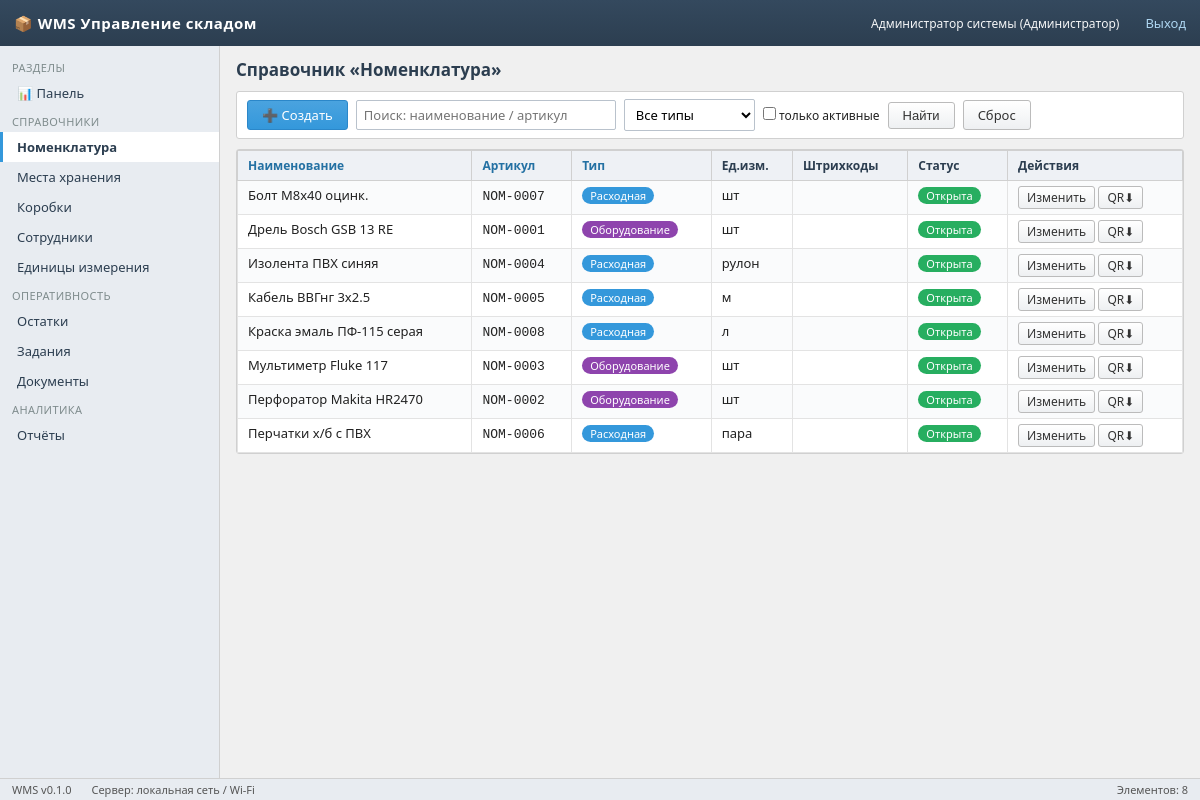
The app's page /nomenclature (signed in) with its own data.
### app/models/models.py (models this page shows)
class User(Base):
    __tablename__ = "users"
    id: Mapped[int] = mapped_column(primary_key=True)
    username: Mapped[str] = mapped_column(String(64), unique=True, index=True)
    password_hash: Mapped[str] = mapped_column(String(128), default="")
    full_name: Mapped[str] = mapped_column(String(128), default="")
    role: Mapped[str] = mapped_column(String(16), default="worker")  # admin/controller/worker
    pin_code: Mapped[str] = mapped_column(String(8), default="")
    is_active: Mapped[bool] = mapped_column(Boolean, default=True)
    created_at: Mapped[datetime] = mapped_column(DateTime, default=datetime.utcnow)
    employee = relationship("Employee", back_populates="user", uselist=False)

class Nomenclature(Base):
    __tablename__ = "nomenclature"
    id: Mapped[int] = mapped_column(primary_key=True)
    name: Mapped[str] = mapped_column(String(256), index=True)
    sku: Mapped[str] = mapped_column(String(64), unique=True, index=True)
    type: Mapped[str] = mapped_column(String(16), default="consumable")  # consumable/asset
    unit_id: Mapped[int | None] = mapped_column(ForeignKey("units.id"))
    description: Mapped[str] = mapped_column(Text, default="")
    photo_path: Mapped[str] = mapped_column(String(256), default="")
    is_active: Mapped[bool] = mapped_column(Boolean, default=True)
    created_at: Mapped[datetime] = mapped_column(DateTime, default=datetime.utcnow)
    updated_at: Mapped[datetime] = mapped_column(DateTime, default=datetime.utcnow,
                                                 onupdate=datetime.utcnow)
    unit = relationship("Unit")
    instances = relationship("AssetInstance", back_populates="nomenclature")

class Unit(Base):
    __tablename__ = "units"
    id: Mapped[int] = mapped_column(primary_key=True)
    code: Mapped[str] = mapped_column(String(16), unique=True)
    name: Mapped[str] = mapped_column(String(64))

### app/api/dicts.py (the view)
@router.get("/nomenclature", response_class=HTMLResponse)
def nomenclature_list(request: Request, q: str = "", typ: str = "", only_active: str = "",
                      sort: str = "name", db: Session = Depends(get_db)):
    u = require_role(request, db, ROLE)
    if not u:
        return redir_login()
    query = db.query(Nomenclature)
    if q:
        like = f"%{q}%"
        query = query.filter((Nomenclature.name.ilike(like)) | (Nomenclature.sku.ilike(like)))
    if typ in ("consumable", "asset"):
        query = query.filter(Nomenclature.type == typ)
    if only_active:
        query = query.filter(Nomenclature.is_active == True)  # noqa: E712
    col = {"name": Nomenclature.name, "sku": Nomenclature.sku, "type": Nomenclature.type}.get(
        sort, Nomenclature.name)
    items = query.order_by(col).all()
    return templates.TemplateResponse("nomenclature_list.html", {
        "request": request, "user": u, "items": items, "q": q, "typ": typ,
        "only_active": only_active, "sort": sort, "app_title": "WMS Управление складом",
        "active": "nomenclature"})

### app/templates/nomenclature_list.html (shortened to what this page needs)
{% extends "base.html" %}
{% block content %}
<div class="page-head"><h1>Справочник «Номенклатура»</h1></div>
<div class="toolbar">
  <a class="btn btn-primary" href="/nomenclature/new/form">➕ Создать</a>
  <form method="get" style="display:flex;gap:8px;align-items:center">
    <input type="text" name="q" placeholder="Поиск: наименование / артикул" value="{{ q }}" style="width:260px">
    <select name="typ">
      <option value="">Все типы</option>
    </select>
    <label style="font-size:12px"><input type="checkbox" name="only_active" {% if only_active %}checked{% endif %}> только активные</label>
    <button class="btn">Найти</button>
    <a class="btn" href="/nomenclature">Сброс</a>
  </form>
</div>
<div class="panel">
<table class="grid">
  <tr>
    <th><a href="?q={{q}}&typ={{typ}}&sort=name">Наименование</a></th>
    <th><a href="?q={{q}}&typ={{typ}}&sort=sku">Артикул</a></th>
    <th><a href="?q={{q}}&typ={{typ}}&sort=type">Тип</a></th>
    <th>Ед.изм.</th><th>Штрихкоды</th><th>Статус</th><th>Действия</th>
  </tr>
  {% for n in items %}
  <tr class="clickable" onclick="location='/nomenclature/{{ n.id }}'">
    <td>{{ n.name }}</td>
    <td><code>{{ n.sku }}</code></td>
    <td>{% if n.type=='asset' %}<span class="badge purple">Оборудование</span>{% else %}<span class="badge blue">Расходная</span>{% endif %}</td>
    <td>{{ n.unit.code if n.unit else '—' }}</td>
    <td class="center">{{ n.barcodes|length if n.barcodes is defined else '' }}</td>
    <td>{% if n.is_active %}<span class="badge green">Открыта</span>{% else %}<span class="badge gray">Закрыта</span>{% endif %}</td>
    <td onclick="event.stopPropagation()">
      <a class="btn btn-sm" href="/nomenclature/{{ n.id }}/edit">Изменить</a>
      <a class="btn btn-sm" href="/nomenclature/{{ n.id }}/qr.png?dl=1" title="Скачать QR">QR⬇</a>
    </td>
  </tr>
  {% else %}
  <tr><td colspan="7" class="muted center">Ничего не найдено</td></tr>
  {% endfor %}
</table>
</div>
{% endblock %}
{% block status_right %}Элементов: {{ items|length }}{% endblock %}

### app/templates/base.html (shortened to what this page needs)
<!doctype html>
<html lang="ru">
<head>
<link rel="stylesheet" href="/static/wms.css">
</head>
<body>
<div class="topbar">
  <span class="logo">📦 {{ app_title }}</span>
  {% if user %}
    <span class="user">{{ user.full_name or user.username }}
      ({{ {'admin':'Администратор','controller':'Контролёр','worker':'Складской рабочий'}[user.role] }})</span>
    <a href="/logout">Выход</a>
  {% endif %}
</div>
{% if user %}
<nav class="sidebar">
  <div class="section">Разделы</div>
  <a class="nav-item {% if active=='dashboard' %}active{% endif %}" href="/">📊 Панель</a>
  <div class="section">Справочники</div>
  <a class="nav-item {% if active=='nomenclature' %}active{% endif %}" href="/nomenclature">Номенклатура</a>
  <a class="nav-item {% if active=='locations' %}active{% endif %}" href="/locations">Места хранения</a>
  <a class="nav-item {% if active=='boxes' %}active{% endif %}" href="/boxes">Коробки</a>
  <a class="nav-item {% if active=='employees' %}active{% endif %}" href="/employees">Сотрудники</a>
  <a class="nav-item {% if active=='units' %}active{% endif %}" href="/units">Единицы измерения</a>
  <div class="section">Оперативность</div>
  <a class="nav-item {% if active=='stock' %}active{% endif %}" href="/stock">Остатки</a>
  <a class="nav-item {% if active=='tasks' %}active{% endif %}" href="/tasks">Задания</a>
  <a class="nav-item {% if active=='documents' %}active{% endif %}" href="/documents">Документы</a>
  <div class="section">Аналитика</div>
  <a class="nav-item {% if active=='reports' %}active{% endif %}" href="/reports">Отчёты</a>
</nav>
{% endif %}
<main class="main" {% if not user %}style="margin-left:0"{% endif %}>
{% block content %}{% endblock %}
</main>
<div class="statusbar">
  <span>WMS v0.1.0</span>
  <span>Сервер: локальная сеть / Wi-Fi</span>
  <span style="margin-left:auto">{% block status_right %}Готов{% endblock %}</span>
</div>
</body>
</html>

### app/static/wms.css (style rules this page uses)
:root { --bg: #f0f0f0; --panel: #ffffff; --head: #2c3e50; --btn: #3498db; --ok: #27ae60; --danger: #e74c3c; --border: #d0d0d0; }
* { box-sizing: border-box; margin: 0; padding: 0; }
body { font-family: "Segoe UI", Tahoma, Arial, sans-serif; background: var(--bg); color: #222; font-size: 13px; }
a { color: #2471a3; text-decoration: none; }
.topbar { height: 46px; background: linear-gradient(#34495e, #2c3e50); color: #fff; display: flex; align-items: center; padding: 0 14px; gap: 14px; position: fixed; top: 0; left: 0; right: 0; z-index: 100; }
.topbar .logo { font-weight: bold; font-size: 15px; letter-spacing: .5px; }
.topbar .user { font-size: 12px; opacity: .95; }
.topbar a { color: #aed6f1; margin-left: 12px; }
.sidebar { position: fixed; top: 46px; bottom: 22px; left: 0; width: 220px; background: #e8ecf1; border-right: 1px solid var(--border); overflow-y: auto; padding: 8px 0; }
.sidebar .section { padding: 6px 12px 3px; font-size: 11px; color: #7f8c8d; text-transform: uppercase; letter-spacing: .4px; }
.sidebar a.nav-item { display: block; padding: 6px 14px; color: #2c3e50; border-left: 3px solid transparent; }
.sidebar a.nav-item.active { background: #fff; border-left-color: var(--btn); font-weight: 600; }
.main { margin: 46px 0 22px 220px; padding: 12px 16px; }
.page-head { display: flex; align-items: center; gap: 10px; margin-bottom: 10px; }
.page-head h1 { font-size: 17px; color: var(--head); }
.toolbar { background: var(--panel); border: 1px solid var(--border); border-radius: 3px; padding: 7px 10px; margin-bottom: 10px; display: flex; gap: 8px; align-items: center; flex-wrap: wrap; }
.btn { display: inline-block; padding: 5px 14px; border-radius: 3px; border: 1px solid #bbb; background: linear-gradient(#fff, #eef0f2); color: #333; cursor: pointer; font-size: 13px; }
.btn-primary { background: linear-gradient(#4aa3df, var(--btn)); border-color: #2b87c9; color: #fff; }
.btn-sm { padding: 2px 8px; font-size: 12px; }
.panel { background: var(--panel); border: 1px solid var(--border); border-radius: 3px; margin-bottom: 12px; }
table.grid { width: 100%; border-collapse: collapse; }
table.grid th { background: #eef1f5; color: var(--head); text-align: left; padding: 6px 10px; border: 1px solid var(--border); font-size: 12px; white-space: nowrap; }
table.grid td { padding: 5px 10px; border: 1px solid #e3e3e3; vertical-align: top; }
table.grid tr:nth-child(even) td { background: #fafbfc; }
table.grid tr.clickable { cursor: pointer; }
input[type=text], input[type=password], input[type=number], input[type=date], select, textarea { border: 1px solid #b9c2cc; border-radius: 2px; padding: 5px 7px; font-size: 13px; background: #fff; font-family: inherit; }
.badge { display: inline-block; padding: 1px 8px; border-radius: 9px; font-size: 11px; color: #fff; background: #95a5a6; white-space: nowrap; }
.badge.green { background: var(--ok); }
.badge.blue { background: var(--btn); }
.badge.purple { background: #8e44ad; }
.statusbar { position: fixed; bottom: 0; left: 0; right: 0; height: 22px; line-height: 22px; background: #e8ecf1; border-top: 1px solid var(--border); font-size: 11px; color: #555; padding: 0 12px; display: flex; gap: 20px; z-index: 100; }
.center { text-align: center; }

### records on screen
User: full_name "Администратор системы", role "Администратор"
Nomenclature: name "Болт М8х40 оцинк.", sku "NOM-0007", type "Расходная", unit "шт", is_active "Открыта"
Nomenclature: name "Дрель Bosch GSB 13 RE", sku "NOM-0001", type "Оборудование", unit "шт", is_active "Открыта"
Nomenclature: name "Изолента ПВХ синяя", sku "NOM-0004", type "Расходная", unit "рулон", is_active "Открыта"
Nomenclature: name "Кабель ВВГнг 3х2.5", sku "NOM-0005", type "Расходная", unit "м", is_active "Открыта"
Nomenclature: name "Краска эмаль ПФ-115 серая", sku "NOM-0008", type "Расходная", unit "л", is_active "Открыта"
Nomenclature: name "Мультиметр Fluke 117", sku "NOM-0003", type "Оборудование", unit "шт", is_active "Открыта"
Nomenclature: name "Перфоратор Makita HR2470", sku "NOM-0002", type "Оборудование", unit "шт", is_active "Открыта"
Nomenclature: name "Перчатки х/б с ПВХ", sku "NOM-0006", type "Расходная", unit "пара", is_active "Открыта"

### other values on screen
{{ app_title }} "WMS Управление складом"
{{ items|length }} "8"
